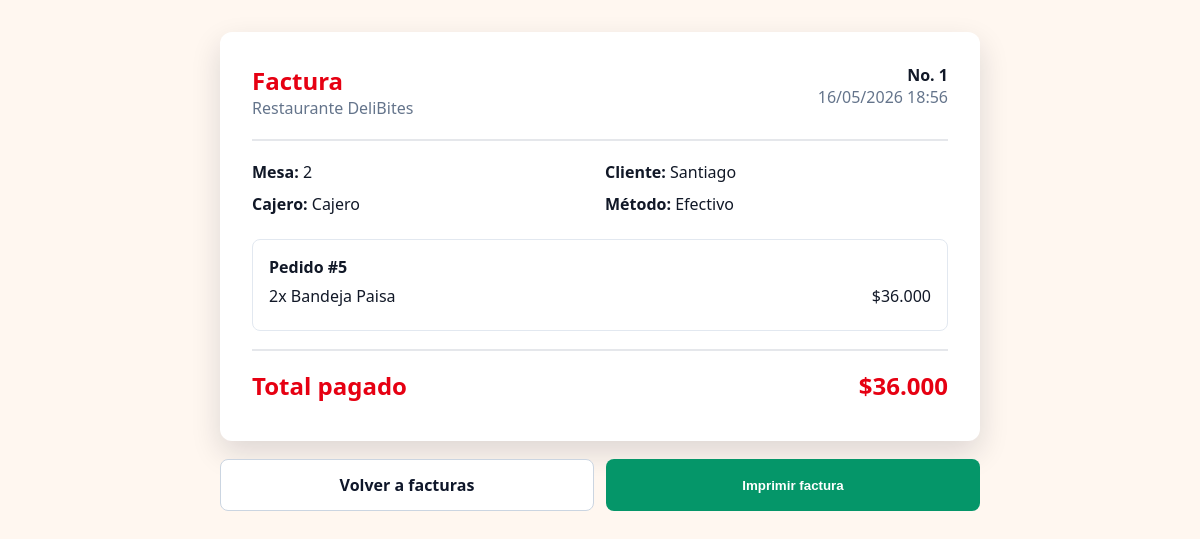
The page /caja/factura/1/ (signed in) on the database its author committed.
### usuarios/models.py (models this page shows, shortened)
class Venta(models.Model):
    pedido = models.OneToOneField(Pedido, on_delete=models.CASCADE)
    cajero = models.ForeignKey(User, on_delete=models.SET_NULL, null=True, blank=True)
    monto_total = models.DecimalField(max_digits=10, decimal_places=2)
    metodo_pago = models.CharField(
        max_length=20,
        choices=[
            ('efectivo', 'Efectivo'),
            ('tarjeta', 'Tarjeta'),
            ('transferencia', 'Transferencia'),
        ],
        default='efectivo'
    )
    fecha_venta = models.DateTimeField(auto_now_add=True)

class Pedido(models.Model):
    ESTADOS = [
        ('pendiente', 'Pendiente'),
        ('en_preparacion', 'En Preparación'),
        ('listo', 'Listo'),
        ('entregado', 'Entregado'),
        ('cancelado', 'Cancelado'),
    ]
    numero = models.AutoField(primary_key=True)
    cliente = models.ForeignKey(User, on_delete=models.SET_NULL, null=True)
    mesa = models.ForeignKey(Mesa, on_delete=models.SET_NULL, null=True, blank=True)
    estado = models.CharField(max_length=20, choices=ESTADOS, default='pendiente')
    fecha_creacion = models.DateTimeField(auto_now_add=True)
    fecha_entrega = models.DateTimeField(null=True, blank=True)
    total = models.DecimalField(max_digits=10, decimal_places=2, default=0)
    notas = models.TextField(blank=True)

class Producto(models.Model):
    nombre = models.CharField(max_length=200)
    categoria = models.ForeignKey(Categoria, on_delete=models.CASCADE)
    precio = models.DecimalField(max_digits=10, decimal_places=2)
    descripcion = models.TextField(blank=True)
    disponible = models.BooleanField(default=True)
    imagen = models.ImageField(upload_to='productos/', blank=True, null=True)
    fecha_creacion = models.DateTimeField(auto_now_add=True)

### usuarios/views.py (the view)
# urls.py: path('caja/factura/<str:venta_ids>/', views.factura, name='factura'),
@login_required(login_url='login')
def factura(request, venta_ids):
    ids = [int(item) for item in venta_ids.split('-') if item.isdigit()]
    ventas = list(Venta.objects.filter(id__in=ids).select_related('pedido__mesa', 'cajero').prefetch_related('pedido__detalles__producto'))
    if not ventas:
        messages.error(request, 'La factura no existe.')
        return redirect('dashboard')
    ventas.sort(key=lambda venta: ids.index(venta.id) if venta.id in ids else 0)
    subtotal = sum((venta.monto_total for venta in ventas), Decimal('0'))
    factura_data = {
        'numero': '-'.join(str(venta.id) for venta in ventas),
        'fecha': ventas[0].fecha_venta,
        'mesa': ventas[0].pedido.mesa.numero if ventas[0].pedido.mesa else '-',
        'cliente': ventas[0].pedido.notas or 'Cliente',
        'cajero': ventas[0].cajero.first_name or ventas[0].cajero.username if ventas[0].cajero else 'Caja',
        'metodo_pago': metodo_pago_display(ventas[0]),
        'subtotal_display': money_cop(subtotal),
        'total_display': money_cop(subtotal),
        'ventas': [
            {
                'pedido_numero': venta.pedido.numero,
                'items': [
                    {
                        'cantidad': item.cantidad,
                        'producto': item.producto.nombre if item.producto else 'Producto eliminado',
                        'subtotal_display': money_cop(item.subtotal),
                    }
                    for item in venta.pedido.detalles.all()
                ] + ([
                    {
                        'cantidad': 1,
                        'producto': 'Recargo de reserva',
                        'subtotal_display': money_cop(venta.pedido.reserva.recargo_reserva),
                    }
                ] if hasattr(venta.pedido, 'reserva') else []),
            }
            for venta in ventas
        ],
    }
    back_url = 'dashboard'
    back_label = 'Volver a caja'
    try:
        empleado = Empleado.objects.get(usuario=request.user)
        if empleado.rol.nombre == 'administrador':
            back_url = 'admin_ventas'
            back_label = 'Volver a facturas'
    except Empleado.DoesNotExist:
        pass
    return render(request, 'factura.html', {
        'title': 'Factura',
        'factura': factura_data,
        'back_url': back_url,
        'back_label': back_label,
    })

### usuarios/views.py (called while the page is built)
def money_cop(value):
    return f'${Decimal(value or 0):,.0f}'.replace(',', '.')

def metodo_pago_display(venta):
    return 'Transacción' if venta.metodo_pago == 'transferencia' else venta.get_metodo_pago_display()

### templates/factura.html (shortened to what this page needs)
<!DOCTYPE html>
<html lang="es">
<head>
</head>
<body>
    <main class="page">
        <section class="invoice">
            <div class="head">
                <div>
                    <h1>Factura</h1>
                    <div class="muted">Restaurante DeliBites</div>
                </div>
                <div style="text-align:right;">
                    <strong>No. {{ factura.numero }}</strong>
                    <div class="muted">{{ factura.fecha|date:"d/m/Y H:i" }}</div>
                </div>
            </div>
            <div class="info">
                <div><strong>Mesa:</strong> {{ factura.mesa }}</div>
                <div><strong>Cliente:</strong> {{ factura.cliente }}</div>
                <div><strong>Cajero:</strong> {{ factura.cajero }}</div>
                <div><strong>Método:</strong> {{ factura.metodo_pago }}</div>
            </div>
            {% for venta in factura.ventas %}
            <div class="order">
                <strong>Pedido #{{ venta.pedido_numero }}</strong>
                {% for item in venta.items %}
                <div class="line">
                    <span>{{ item.cantidad }}x {{ item.producto }}</span>
                    <span>{{ item.subtotal_display }}</span>
                </div>
                {% endfor %}
            </div>
            {% endfor %}
            <div class="line total">
                <span>Total pagado</span>
                <span>{{ factura.total_display }}</span>
            </div>
        </section>
        <div class="actions">
            <a class="btn" href="{% url back_url %}">{{ back_label }}</a>
            <button class="btn print" onclick="window.print()">Imprimir factura</button>
        </div>
    </main>
</body>
</html>

### templates/factura.html (style rules this page uses)
* { box-sizing: border-box; }
body { margin: 0; font-family: "Segoe UI", Tahoma, sans-serif; background: #fff7f0; color: #111827; }
.page { width: min(760px, calc(100% - 32px)); margin: 32px auto; }
.invoice { background: white; border-radius: 12px; padding: 32px; box-shadow: 0 12px 30px rgba(17,24,39,.14); }
.head { display: flex; justify-content: space-between; gap: 18px; border-bottom: 2px solid #e5e7eb; padding-bottom: 20px; margin-bottom: 20px; }
h1 { margin: 0; color: #e60012; }
.muted { color: #64748b; }
.info { display: grid; grid-template-columns: repeat(2, 1fr); gap: 10px; margin-bottom: 24px; }
.order { border: 1px solid #e2e8f0; border-radius: 8px; padding: 16px; margin-bottom: 14px; }
.line { display: flex; justify-content: space-between; gap: 12px; padding: 7px 0; }
.total { border-top: 2px solid #e5e7eb; margin-top: 18px; padding-top: 18px; font-size: 24px; font-weight: 800; color: #e60012; }
.actions { display: grid; grid-template-columns: 1fr 1fr; gap: 12px; margin-top: 18px; }
.btn { border: 1px solid #cbd5e1; border-radius: 8px; padding: 14px; text-align: center; text-decoration: none; color: #0f172a; background: white; font-weight: 800; cursor: pointer; }
.print { border: 0; background: #059669; color: white; }

### rows shown on the page
Venta: fecha "16/05/2026 18:56", metodo_pago "Efectivo"
Pedido: cliente "Santiago"
Producto: producto "Bandeja Paisa"

### other values the page prints
{{ factura.numero }} "1"
{{ factura.mesa }} "2"
{{ factura.cajero }} "Cajero"
{{ venta.pedido_numero }} "5"
{{ item.cantidad }} "2"
{{ item.subtotal_display }} "$36.000"
{{ factura.total_display }} "$36.000"
{{ back_label }} "Volver a facturas"
